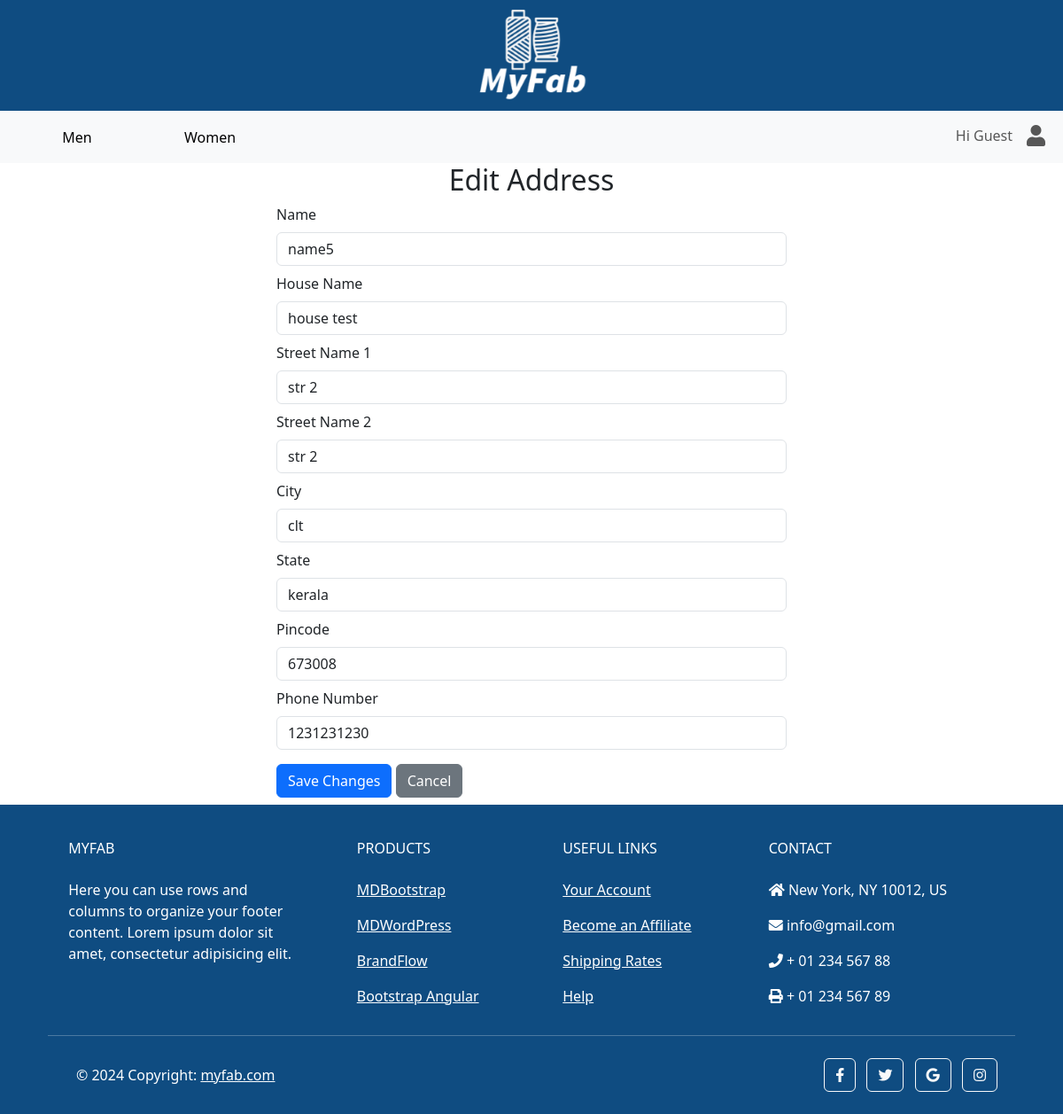
Screenshot of /accounts/address/42/edit/ with the database file from the repository.
### accounts/models.py (models this page shows, shortened)
class Address(models.Model):
    customer_id = models.ForeignKey(CustomUser, on_delete=models.CASCADE)
    name = models.CharField(max_length=100, blank=False, null=False)
    house_name = models.CharField(max_length=100, blank=False, null=False)
    street_name_1 = models.CharField(max_length=100, blank=False, null=False)
    street_name_2 = models.CharField(max_length=100, blank=True, null=True)
    city = models.CharField(max_length=100, blank=False, null=False)
    state = models.CharField(max_length=100, blank=False, null=False)
    pincode = models.CharField(max_length=10, blank=False, null=False)
    phone_number = models.CharField(max_length=13)
    is_active = models.BooleanField(default=True)

### accounts/views.py (the view)
# urls.py: path('address/<int:pk>/edit/', AddressEdit.as_view(), name='edit_address'),
class AddressEdit(UpdateView):
    model = Address
    form_class = AddressForm
    template_name = 'address_edit.html'
    success_url = reverse_lazy('accounts:address')

### accounts/forms.py (shortened to what this page needs)
class AddressForm(forms.ModelForm):
    class Meta:
        model = Address
        fields = ['customer_id', 'name', 'house_name', 'street_name_1', 'street_name_2',
                  'city', 'state', 'pincode', 'phone_number']

### templates/address_edit.html (shortened to what this page needs)
{% extends 'base.html' %}
{% load static %}
{% load custom_filters %}
{% block content %}
    <nav class="navbar navbar-expand-lg bg-body-tertiary">
        <div class="container-fluid">
        <div class="collapse navbar-collapse" id="navbarSupportedContent">
            <ul class="navbar-nav d-flex align-items-center me-auto mb-2 mb-lg-0">
                <li class="nav-item">
                    <button class="nav-link active btn btn-link" style="min-width: 150px;" aria-current="page">
                        <a class="text-black text-decoration-none" href="{% url "main:home" %}">Men</a>
                    </button>
                </li>
                <li class="nav-item">
                    <button class="nav-link btn btn-link" style="min-width: 150px;" aria-current="page">
                        <a class="text-black text-decoration-none" href="{% url "main:home_women" %}">Women</a>
                    </button>
                </li>
            </ul>
            <ul class="navbar-nav d-flex flex-row justify-content-center  ms-auto mb-2 mb-lg-0">
                {% if user.is_authenticated %}
                <li class="nav-item dropdown">
                    <a class="btn text-black dropdown-toggle" href="#" role="button" data-bs-toggle="dropdown"
                        aria-expanded="false">
                        Hi {{user.first_name}}
                    </a>
                    <ul class="dropdown-menu">
                        <li><a class="dropdown-item" href="{% url 'accounts:user_profile' user.id %}">Profile</a></li>
                        <li><a class="dropdown-item" href="{% url "accounts:address" %}">Addresses</a></li>
                        <li><a class="dropdown-item" href="{% url "accounts:orders" %}">Orders</a></li>
                    </ul>
                </li>
                <li class="nav-item ms-3 ms-lg-0">
                    <a class="nav-link" href="#"><i style='font-size:24px' class='fas'>&#xf217;</i></a>
                </li>
                <li class="nav-item ms-3 ms-lg-0">
                    <form action="{% url 'accounts:logout' %}" method="post">
                        {% csrf_token %}
                        <button type="submit" class="nav-link" style="border: none; background: none;">
                            <i style='font-size:24px' class='fas'>&#xf2f5;</i>
                        </button>
                    </form>
                </li>
                {% else %}
                <li class="nav-item ms-3 ms-lg-0">
                    <a class="nav-link" >Hi Guest</a>
                </li>
                <li class="nav-item ms-3 ms-lg-0">
                    <a class="nav-link" href="/accounts/login/"><i style="font-size:24px" class="fa">&#xf007;</i></a>
                </li>
                {% endif %}
            </ul>
        </div>
        </div>
    </nav>
    <div class="container col-10 col-lg-6">
        <h2 class="text-center">Edit Address</h2>
        <form  method="post" onsubmit="return confirmEdit()">
            <div class="form-group my-2">
                <label for="id_name" class="form-label">Name</label>
                <input type="text" class="form-control" id="id_name" name="name" value="{{object.name}}" required>
            </div>
            <div class="form-group my-2">
                <label for="id_house_name" class="form-label">House Name</label>
                <input type="text" class="form-control" id="id_house_name" name="house_name" value="{{object.house_name}}" required>
            </div>
            <div class="form-group my-2">
                <label for="id_street_name_1" class="form-label">Street Name 1</label>
                <input type="text" class="form-control" id="id_street_name_1" name="street_name_1" value="{{object.street_name_1}}" required>
            </div>
            <div class="form-group my-2">
                <label for="id_street_name_2" class="form-label">Street Name 2</label>
                <input type="text" class="form-control" id="id_street_name_2" name="street_name_2" value="{{object.street_name_1}}">
            </div>
            <div class="form-group my-2">
                <label for="id_city" class="form-label">City</label>
                <input type="text" class="form-control" id="id_city" name="city" value="{{object.city}}" required>
            </div>
            <div class="form-group my-2">
                <label for="id_state" class="form-label">State</label>
                <input type="text" class="form-control" id="id_state" name="state" value="{{object.state}}" required>
            </div>
            <div class="form-group my-2">
                <label for="id_pincode" class="form-label">Pincode</label>
                <input type="text" class="form-control" id="id_pincode" name="pincode" value="{{object.pincode}}" required>
            </div>
            <div class="form-group my-2">
                <label for="id_phone_number" class="form-label">Phone Number</label>
                <input type="text" class="form-control" id="id_phone_number" name="phone_number" value="{{object.phone_number}}" required>
            </div>
            <button type="submit" class="btn btn-primary my-2">
                Save Changes
            </button>
            <a href="{% url "accounts:address" %}"  class="btn btn-secondary">Cancel</a>
        </form>
    </div>
{% endblock %}

### rows the page displays
Address: name "name5", house_name "house test", street_name_1 "str 2", street_name_2 "str 2", city "clt", state "kerala", pincode "673008", phone_number "1231231230"
